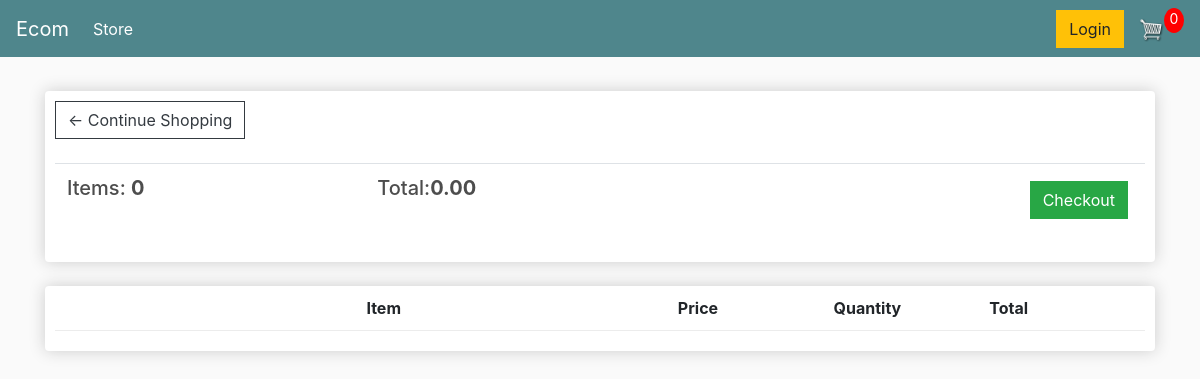
/cart/ (signed in), run on an earlier commit of the app's database.
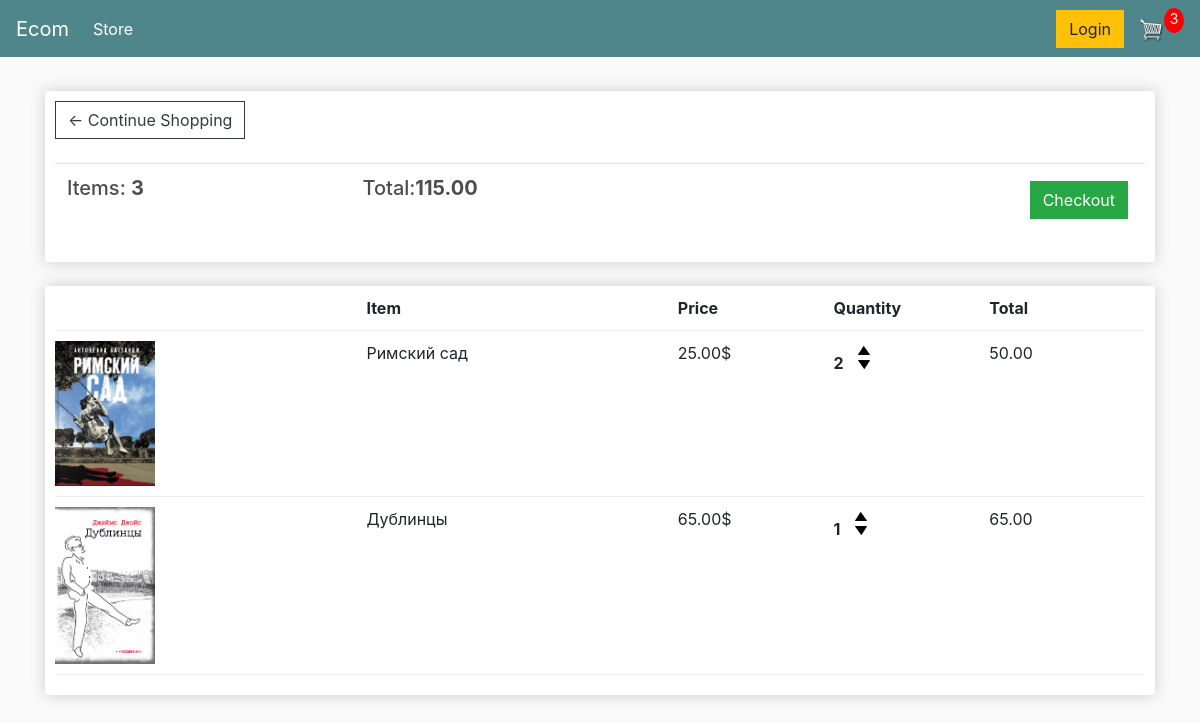
And on a later commit of the database.
### bookmaster/models.py (models this page shows, shortened)
class Order(models.Model):
    customer = models.ForeignKey(Customer, on_delete=models.SET_NULL, blank=True, null=True)
    date_order = models.DateTimeField(auto_now_add=True)
    complete = models.BooleanField(default=False, null=True, blank=False)
    transaction_id = models.CharField(max_length=200, null=True)
    @property
    def get_cart_total(self):
        orderitems = self.orderitem_set.all()
        total = sum([item.get_total for item in orderitems])
        return total
    @property
    def get_cart_items(self):
        orderitems = self.orderitem_set.all()
        total = sum([item.quantity for item in orderitems])
        return total

class OrderItem(models.Model):
    product = models.ForeignKey(Product, on_delete=models.SET_NULL, blank=True, null=True)
    order = models.ForeignKey(Order, on_delete=models.SET_NULL, blank=True, null=True)
    quantity = models.IntegerField(default=0, null=True, blank=True)
    date_added = models.DateTimeField(auto_now_add=True)
    @property
    def get_total(self):
        total = self.product.price * self.quantity
        return total

class Product(models.Model):
    name = models.CharField(max_length=200, null=True)
    price = models.DecimalField(max_digits=8, decimal_places=2)
    digital = models.BooleanField(default=False, null=True, blank=True)
    image = models.ImageField(null=True, blank=True, upload_to="product_images/")
    @property
    def imageURL(self):
        try:
            url = self.image.url
        except:
            url = ''
        return url

### bookmaster/views.py (the view)
# urls.py: path('cart/', views.cart, name="cart"),
def cart(request):
    if request.user.is_authenticated:
        customer = request.user.customer
        order, created = Order.objects.get_or_create(customer=customer, complete=False)
        items = order.orderitem_set.all()
        cartItems = order.get_cart_items
    else:
        items = []
        order = {'get_cart_total':0, 'get_cart_items':0, 'shipping':False}
        cartItems = order['get_cart_items']
    context = {'items':items, 'order':order, 'cartItems':cartItems}
    return render(request, 'store/cart.html', context)

### bookmaster/templates/store/cart.html
{% extends 'store/main.html' %}
{% load static %}
{% block content %}
	<div class="row">
		<div class="col-lg-12">
			<div class="box-element">
				<a  class="btn btn-outline-dark" href="{% url 'store' %}">&#x2190; Continue Shopping</a>
				<br>
				<br>
				<table class="table">
					<tr>
						<th><h5>Items: <strong>{{order.get_cart_items}}</strong></h5></th>
						<th><h5>Total:<strong>{{order.get_cart_total|floatformat:2}}</strong></h5></th>
						<th>
							<a  style="float:right; margin:5px;" class="btn btn-success" href="{% url 'checkout' %}">Checkout</a>
						</th>
					</tr>
				</table>
			</div>
			<br>
			<div class="box-element">
				<div class="cart-row">
					<div style="flex:2"></div>
					<div style="flex:2"><strong>Item</strong></div>
					<div style="flex:1"><strong>Price</strong></div>
					<div style="flex:1"><strong>Quantity</strong></div>
					<div style="flex:1"><strong>Total</strong></div>
				</div>
				{% for item in items %}
				<div class="cart-row">
					<div style="flex:2"><img class="row-image" src="{{ item.product.imageURL}}"></div>
					<div style="flex:2"><p>{{item.product.name}}</p></div>
					<div style="flex:1"><p>{{item.product.price|floatformat:2}}$</p></div>
					<div style="flex:1">
						<p class="quantity">{{item.quantity}}</p>
						<div class="quantity">
							<img data-product={{item.product.id}} data-action="add" class="chg-quantity update-cart" src="{% static  'images/arrow-up.png' %}">
							<img data-product={{item.product.id}} data-action="remove" class="chg-quantity update-cart" src="{% static  'images/arrow-down.png' %}">
						</div>
					</div>
					<div style="flex:1"><p>{{item.get_total}}</p></div>
				</div>
				{% endfor %}
			</div>
		</div>
	</div>
{% endblock content %}

### bookmaster/templates/store/main.html (shortened to what this page needs)
<!DOCTYPE html>
{% load static %}
<html>
<head>
	<link rel="stylesheet" href="https://stackpath.bootstrapcdn.com/bootstrap/4.4.1/css/bootstrap.min.css">
	<link rel="stylesheet" type="text/css" href="{% static 'css/main.css' %}">
</head>
<body>
	<nav class="navbar navbar-expand-lg navbar-dark bg-dark">
	  <a class="navbar-brand" href="{% url 'store' %}">Ecom</a>
	  <div class="collapse navbar-collapse" id="navbarSupportedContent">
	    <ul class="navbar-nav mr-auto">
	      <li class="nav-item active">
	        <a class="nav-link" href="{% url 'store' %}">Store <span class="sr-only">(current)</span></a>
	      </li>
	    </ul>
	    <div class="form-inline my-2 my-lg-0">
	     	<a href="#"class="btn btn-warning">Login</a>
	     	<a href="{% url 'cart' %}">
	    		<img  id="cart-icon" src="{% static 'images/cart.png' %}">
	    	</a>
	    	<p id="cart-total">{{cartItems}}</p>
	    </div>
	  </div>
	</nav>
     <div class="container">
            <br>
            {% block content %}
            {% endblock content %}
         </div>
</body>
</html>

### static/css/main.css (style rules this page uses)
body { background-color: hsl(0, 0%, 98%); }
h1,h2,h3,h4,h5,h6 { color:hsl(0, 0%, 30%); }
.box-element { box-shadow:hsl(0, 0%, 80%) 0 0 16px; background-color: #fff; border-radius: 4px; padding: 10px; }
.bg-dark { background-color: #4f868c!important; }
#cart-icon { width:25px; display: inline-block; margin-left: 15px; }
#cart-total { display: block; text-align: center; color:#fff; background-color: red; width: 20px; height: 25px; border-radius: 50%; font-size: 14px; }
.col-lg-4, .col-lg-6, .col-lg-8, .col-lg-12 { margin-top: 10px; }
.btn { border-radius: 0; }
.row-image { width: 100px; }
.cart-row { display: flex; align-items: flex-stretch; padding-bottom: 10px; margin-bottom: 10px; border-bottom: 1px solid #ececec; }
.quantity { display: inline-block; font-weight: 700; padding-right:10px; }
.chg-quantity { width: 12px; cursor: pointer; display: block; margin-top: 5px; transition:.1s; }

What changed in the data, as far as the page shows it:
computed for Order: get_cart_items "0" → "3"; get_cart_total "0.00" → "115.00"
added OrderItem: product.imageURL (picture), product.name "Римский сад", product.price "25.00", quantity "2", get_total "50.00"
added OrderItem: product.imageURL (picture), product.name "Дублинцы", product.price "65.00", quantity "1", get_total "65.00"
Also different on the page:
{{ cartItems }}: "0" → "3"
